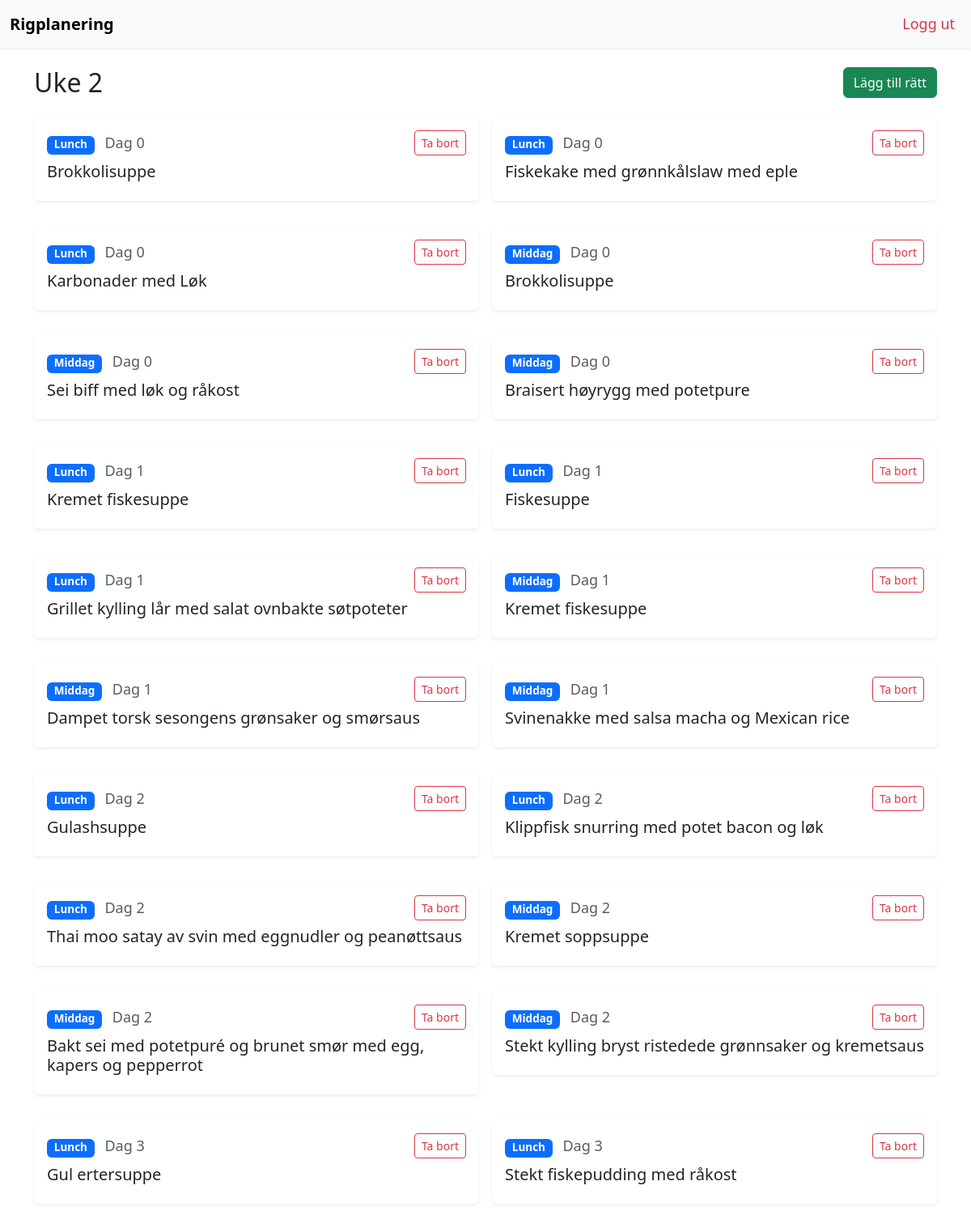
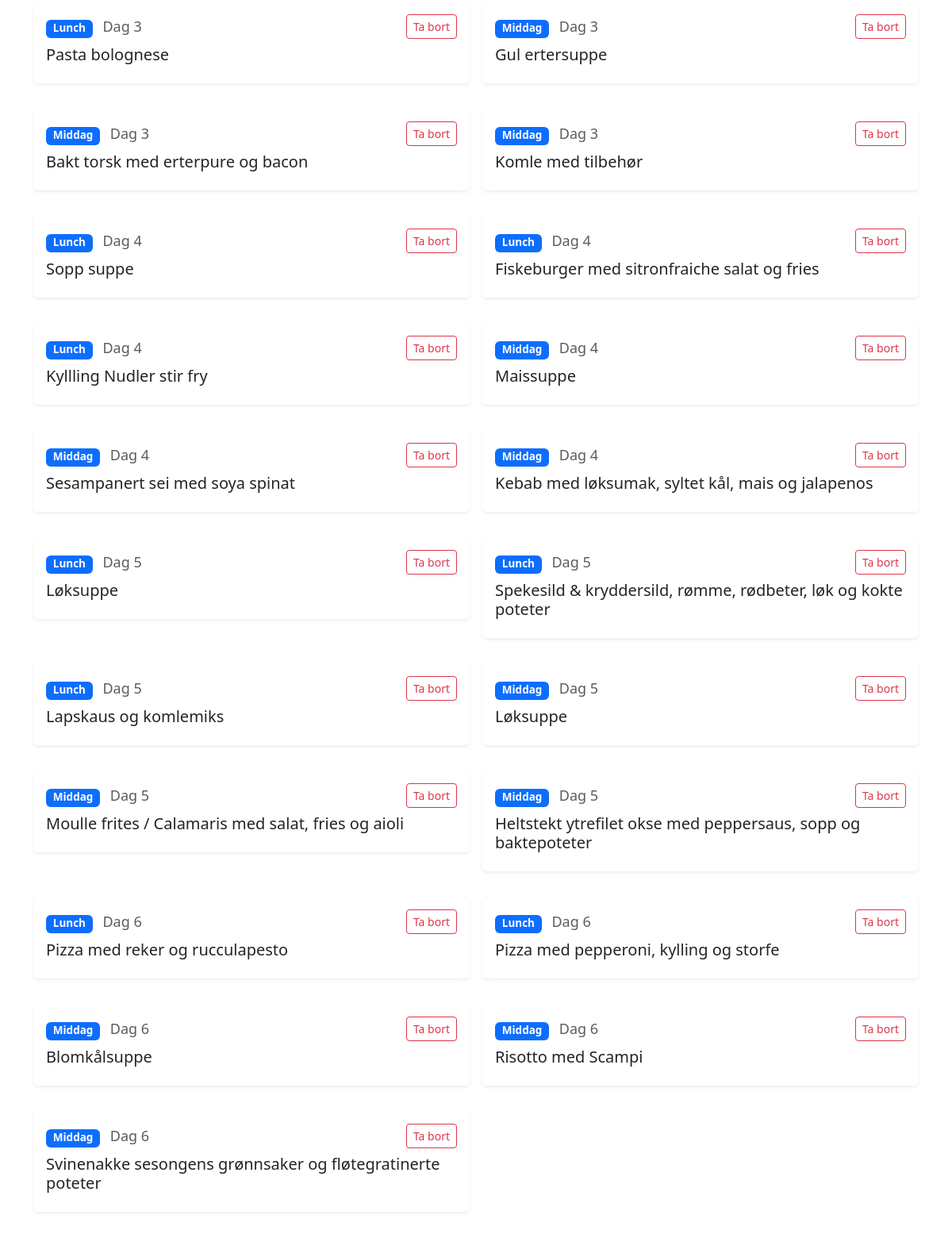
Page /menus/2 (signed in) on the committed database (2 pictures, top to bottom).
### tables this page shows
CREATE TABLE "menus" (
    id INTEGER PRIMARY KEY AUTOINCREMENT,
    name TEXT NOT NULL,
    description TEXT,
    active INTEGER NOT NULL DEFAULT 1,
    menu_index INTEGER NOT NULL DEFAULT 0
);

CREATE TABLE menu_days(
            id INTEGER PRIMARY KEY AUTOINCREMENT,
            menu_id INTEGER NOT NULL,
            dow INTEGER NOT NULL CHECK(dow BETWEEN 0 AND 6),
            meal_type TEXT NOT NULL CHECK(meal_type IN ('lunch','middag')),
            dish_name TEXT NOT NULL,
            notes_template TEXT
        , tenant_id INTEGER, menu_index INTEGER, date TEXT, category TEXT);

### app.py (the view)
@app.route('/menus/<int:menu_id>')
@login_required
def menu_detail(menu_id):
    db = get_db()
    u = current_user()
    if u is None:
        return redirect(url_for('login', next=request.path))
    mdays = db.execute("""
        SELECT md.*, m.name as menu_name FROM menu_days md
        JOIN menus m ON m.id = md.menu_id
        WHERE menu_id=? ORDER BY dow, meal_type
    """, (menu_id,)).fetchall()
    menu = db.execute("SELECT * FROM menus WHERE id=?", (menu_id,)).fetchone()
    return render_template('menu_detail.html', menu=menu, mdays=mdays)

### app.py (called while the page is built)
def get_db():
    if 'db' not in g:
        g.db = sqlite3.connect('app.db')
        g.db.row_factory = sqlite3.Row
    return g.db

def current_user():
    uid = session.get('user_id')
    if not uid:
        return None
    db = get_db()
    user = db.execute("SELECT * FROM users WHERE id=?", (uid,)).fetchone()
    if not user:
        session.pop('user_id', None)
        session.pop('role', None)
        session.pop('force_pw_change', None)
        return None
    return user

def login_required(view_func):
    from functools import wraps
    @wraps(view_func)
    def wrapper(*args, **kwargs):
        if not current_user():
            return redirect(url_for('login', next=request.path))
        return view_func(*args, **kwargs)
    return wrapper

### templates/menu_detail.html (shortened to what this page needs)
{% extends "layout.html" %}
{% block content %}
<div class="d-flex justify-content-between align-items-center mb-4">
  <h2 class="mb-0">{{ menu.name }}</h2>
  <a class="btn btn-success" href="{{ url_for('menu_day_add', menu_id=menu.id) }}">Lägg till rätt</a>
</div>
<div class="row g-3">
  {% for r in mdays %}
  <div class="col-md-6">
    <div class="card shadow-sm border-0 mb-3">
      <div class="card-body">
        <div class="d-flex justify-content-between align-items-center mb-2">
          <div>
            <span class="badge bg-primary me-2">{{ r.meal_type|capitalize }}</span>
            <span class="text-muted">Dag {{ r.dow }}</span>
          </div>
          <form method="post" action="{{ url_for('menu_day_delete', md_id=r.id) }}" onsubmit="return confirm('Ta bort?')">
            <button class="btn btn-sm btn-outline-danger">Ta bort</button>
          </form>
        </div>
        <h5 class="card-title mb-2">{{ r.dish_name }}</h5>
      </div>
    </div>
  </div>
  {% else %}
  <div class="col-12 text-center text-muted">Inga rätter ännu.</div>
  {% endfor %}
</div>
{% endblock %}

### templates/layout.html (style rules this page uses)
body { font-size: 18px; }

### rows in the picture
menus: name "Uke 2"
menu_days: meal_type "Lunch", dow "0", dish_name "Brokkolisuppe"
menu_days: meal_type "Lunch", dow "0", dish_name "Fiskekake med grønnkålslaw med eple"
menu_days: meal_type "Lunch", dow "0", dish_name "Karbonader med Løk"
menu_days: meal_type "Middag", dow "0", dish_name "Brokkolisuppe"
menu_days: meal_type "Middag", dow "0", dish_name "Sei biff med løk og råkost"
menu_days: meal_type "Middag", dow "0", dish_name "Braisert høyrygg med potetpure"
menu_days: meal_type "Lunch", dow "1", dish_name "Kremet fiskesuppe"
menu_days: meal_type "Lunch", dow "1", dish_name "Fiskesuppe"
menu_days: meal_type "Lunch", dow "1", dish_name "Grillet kylling lår med salat ovnbakte søtpoteter"
menu_days: meal_type "Middag", dow "1", dish_name "Kremet fiskesuppe"
menu_days: meal_type "Middag", dow "1", dish_name "Dampet torsk sesongens grønsaker og smørsaus"
menu_days: meal_type "Middag", dow "1", dish_name "Svinenakke med salsa macha og Mexican rice"
menu_days: meal_type "Lunch", dow "2", dish_name "Gulashsuppe"
menu_days: meal_type "Lunch", dow "2", dish_name "Klippfisk snurring med potet bacon og løk"
menu_days: meal_type "Lunch", dow "2", dish_name "Thai moo satay av svin med eggnudler og peanøttsaus"
menu_days: meal_type "Middag", dow "2", dish_name "Kremet soppsuppe"
menu_days: meal_type "Middag", dow "2", dish_name "Bakt sei med potetpuré og brunet smør med egg, kapers og pepperrot"
menu_days: meal_type "Middag", dow "2", dish_name "Stekt kylling bryst ristedede grønnsaker og kremetsaus"
menu_days: meal_type "Lunch", dow "3", dish_name "Gul ertersuppe"
menu_days: meal_type "Lunch", dow "3", dish_name "Stekt fiskepudding med råkost"
menu_days: meal_type "Lunch", dow "3", dish_name "Pasta bolognese"
menu_days: meal_type "Middag", dow "3", dish_name "Gul ertersuppe"
menu_days: meal_type "Middag", dow "3", dish_name "Bakt torsk med erterpure og bacon"
menu_days: meal_type "Middag", dow "3", dish_name "Komle med tilbehør"
menu_days: meal_type "Lunch", dow "4", dish_name "Sopp suppe"
menu_days: meal_type "Lunch", dow "4", dish_name "Fiskeburger med sitronfraiche salat og fries"
menu_days: meal_type "Lunch", dow "4", dish_name "Kyllling Nudler stir fry"
menu_days: meal_type "Middag", dow "4", dish_name "Maissuppe"
menu_days: meal_type "Middag", dow "4", dish_name "Sesampanert sei med soya spinat"
menu_days: meal_type "Middag", dow "4", dish_name "Kebab med løksumak, syltet kål, mais og jalapenos"
menu_days: meal_type "Lunch", dow "5", dish_name "Løksuppe"
menu_days: meal_type "Lunch", dow "5", dish_name "Spekesild & kryddersild, rømme, rødbeter, løk og kokte poteter"
menu_days: meal_type "Lunch", dow "5", dish_name "Lapskaus og komlemiks"
menu_days: meal_type "Middag", dow "5", dish_name "Løksuppe"
menu_days: meal_type "Middag", dow "5", dish_name "Moulle frites / Calamaris med salat, fries og aioli"
menu_days: meal_type "Middag", dow "5", dish_name "Heltstekt ytrefilet okse med peppersaus, sopp og baktepoteter"
menu_days: meal_type "Lunch", dow "6", dish_name "Pizza med reker og rucculapesto"
menu_days: meal_type "Lunch", dow "6", dish_name "Pizza med pepperoni, kylling og storfe"
menu_days: meal_type "Middag", dow "6", dish_name "Blomkålsuppe"
menu_days: meal_type "Middag", dow "6", dish_name "Risotto med Scampi"
menu_days: meal_type "Middag", dow "6", dish_name "Svinenakke sesongens grønnsaker og fløtegratinerte poteter"
